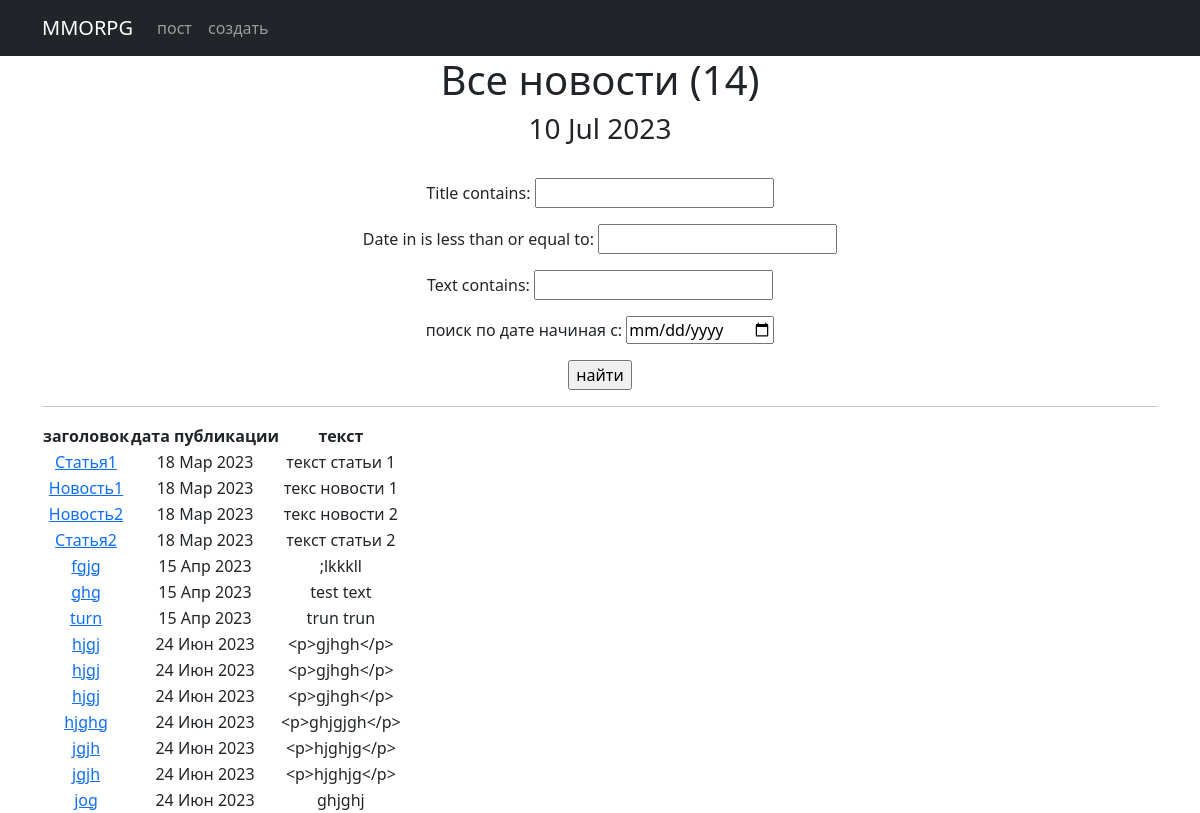
Page /news/search/ on the earlier database version.
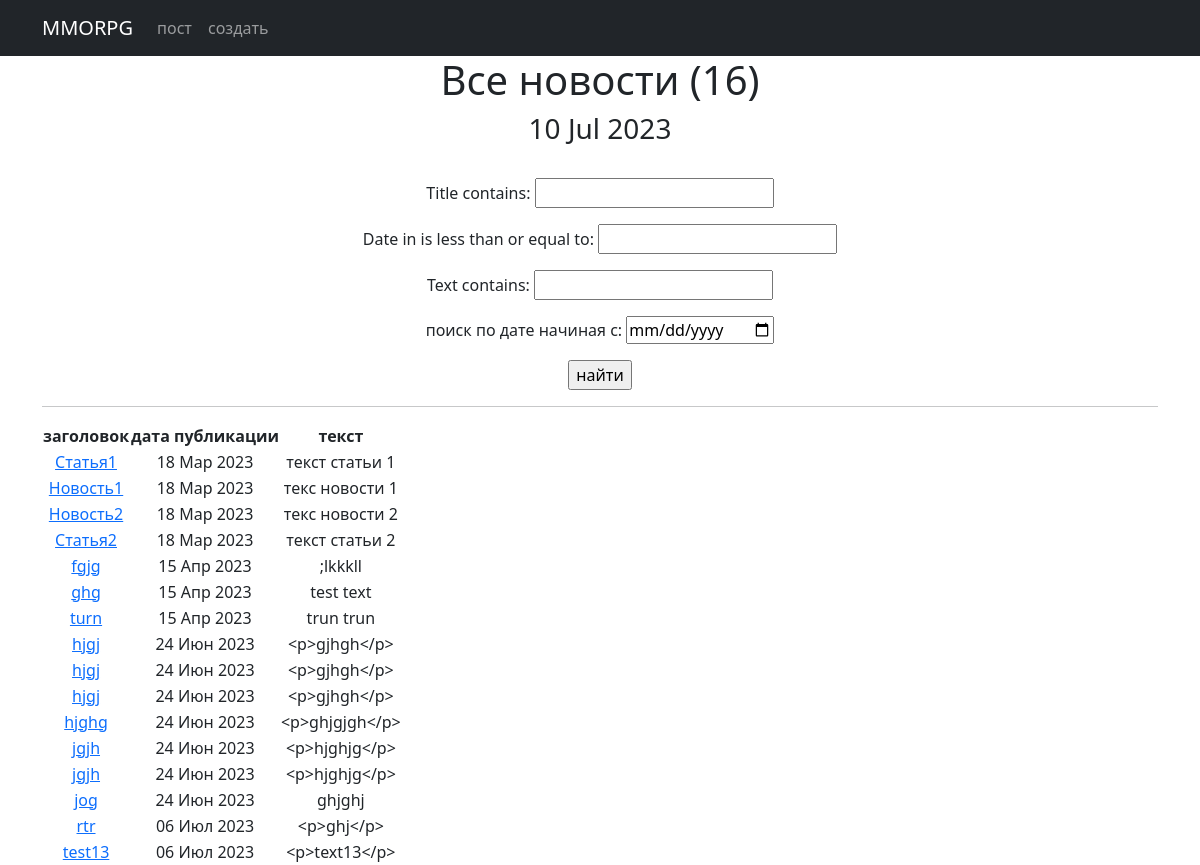
Same page on the later database version.
### news/models.py (models this page shows, shortened)
class Post(models.Model):
    author_post = models.ForeignKey(Author, on_delete=models.CASCADE)
    post_news = models.CharField(max_length=2, choices=POST, default='PO')
    date_in = models.DateTimeField(auto_now_add=True)
    category = models.ManyToManyField(Category, through='PostCategory')
    title = models.CharField(max_length=50)
    text = RichTextField()
    video_count = models.PositiveIntegerField(default=0)
    image_count = models.PositiveIntegerField(default=0)
    max_video_count = 1
    max_image_count = 3

### news/views.py (the view)
# urls.py: path('search/', PostSearch.as_view(), name='post_search'),
class PostSearch(ListView):  # поиск поста
    model = Post
    template_name = 'post_search.html'
    context_object_name = 'post_news'
    paginate_by = 50
    def get_queryset(self):  # получаем обычный запрос
        queryset = super().get_queryset()  # используем наш класс фильтрации
        self.filterset = PostFilter(self.request.GET, queryset)
        return self.filterset.qs
    def get_context_data(self, **kwargs):
        context = super().get_context_data(**kwargs)
        context['filterset'] = self.filterset
        return context

### news/templatetags/censor.py (called while the page is built)
@register.filter()
def censor(value):
    for words in censored_words:
        if words in value:
            censor_words = f"p{''.join(['*' for words in range(len(words))])}"
            value = value.replace(words, censor_words)
    return value

### news/templatetags/custom_tags.py (called while the page is built)
@register.simple_tag()
def current_time(format_string='%d %b %Y'):
    return datetime.utcnow().strftime(format_string)

### templates/post_search.html (shortened to what this page needs)
<!DOCTYPE html>
<html lang="en">
<head>
    <title>{% extends 'flatpages/default.html' %}</title>
{% load censor %}
{% load custom_tags %}
{% block content %}
<body>
<h1>Все новости ({{ post_news.count}})</h1>
<h3>{% current_time '%d %b %Y' %}</h3>
<br>
<form action=""
      method="get">
    {{ filterset.form.as_p }}
    <input type="submit"
    value="найти"/>
</form>
<hr>
{% if post_news %}
    <table>
        <thead>
        <tr>
            <th>заголовок</th>
            <th>дата публикации</th>
            <th>текст</th>
        </tr>
        {% for post in post_news %}
        <tr>
            <td><a href="{% url 'post_detail' post.id %}">{{ post.title|censor}}</a></td>
            <td>{{ post.date_in|date:'d M Y'}}</td>
            <td>{{ post.text|censor|truncatechars:20}}</td>
        </tr>
        {% endfor %}
        </thead>
    </table>
{% else %}
    <h2>новостей нет!</h2>
{% endif %}
{% endblock content %}

Differences in the rows shown:
added Post: title|censor "rtr", date_in "06 Июл 2023", text|censor "<p>ghj</p>"
added Post: title|censor "test13", date_in "06 Июл 2023", text|censor "<p>text13</p>"
Other differences:
{{ post_news.count }}: "14" → "16"
